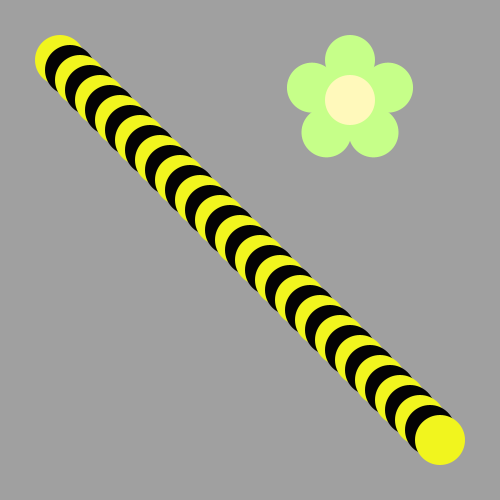
Frame 1 (no input)
Frame 60 (the mouse pressed at the canvas centre just before this capture): identical to frame 1, image omitted
Frame 120 (the mouse held since frame 60 and released just before this capture): identical to frame 1, image omitted

The Processing sketch that drew this single still picture (run headless with seeded random() and noise(); from frame 60 on, the mouse is pressed at the canvas centre):

// Processing sketch: BumbleBee
// ── BumbleBee.pde
int a = 50;
int b = 50;
void draw() {
/*Use a loop to make a body for the Bee!
Then put his head on using drawBeeFace(x,y)
Use Modulo to make the colors alternate 
*/

}
void drawb() {
  translate(-350, -100);
for(int i = 0; i < 39; i++) {
if(i % 2 == 0) {
a += 10;
b += 10;
  fill(#F1F51E);
ellipse(a, b, 50, 50);
}
if(i % 2 == 1) {
a += 10;
b += 10;
fill(#030303);
ellipse(a, b, 50, 50);
}
}
}
void drawFlower(int x, int y) {
     noStroke();
     translate(x, y);
     // draw 5 petals, rotating after each one<
     fill(#c6ff89);      // green
      for (int i = 0; i < 5; i++) {
           ellipse(0, -40, 50, 50);
          rotate(radians(72));
     }
     fill(#fff9bb); // light yellow
     ellipse(0, 0, 50, 50);
} 
void drawBeeFace(int BeeFaceX, int BeeFaceY) {
     noStroke();
     fill(0, 0, 0);
     stroke(1);
     strokeWeight(5);
     line(BeeFaceX-10, BeeFaceY-27, BeeFaceX-17, BeeFaceY-50);
     line(BeeFaceX+10, BeeFaceY-27, BeeFaceX+17, BeeFaceY-50);
     ellipse(BeeFaceX-17, BeeFaceY-50, 10, 10);
     ellipse(BeeFaceX+17, BeeFaceY-50, 10, 10);
     noStroke();
     fill(255, 251, 28);
     ellipse(BeeFaceX, BeeFaceY, 60, 60); // face
     fill(255, 237, 209);
     fill(0,0,0);
      ellipse(BeeFaceX-10, BeeFaceY-15, 10, 10); // eyes
     ellipse(BeeFaceX+10, BeeFaceY-15, 10, 10);
      ellipse(BeeFaceX, BeeFaceY-5, 10, 10); // nose
      ellipse(BeeFaceX, BeeFaceY+10, 20, 10);// mouth
     fill(255, 251, 28);
     ellipse(BeeFaceX, BeeFaceY+5, 20, 6);
}

void setup() {
     ellipseMode(CENTER);
     size(500, 500);
     background(160, 160, 160);
      drawFlower(350, 100);
drawb();
}
